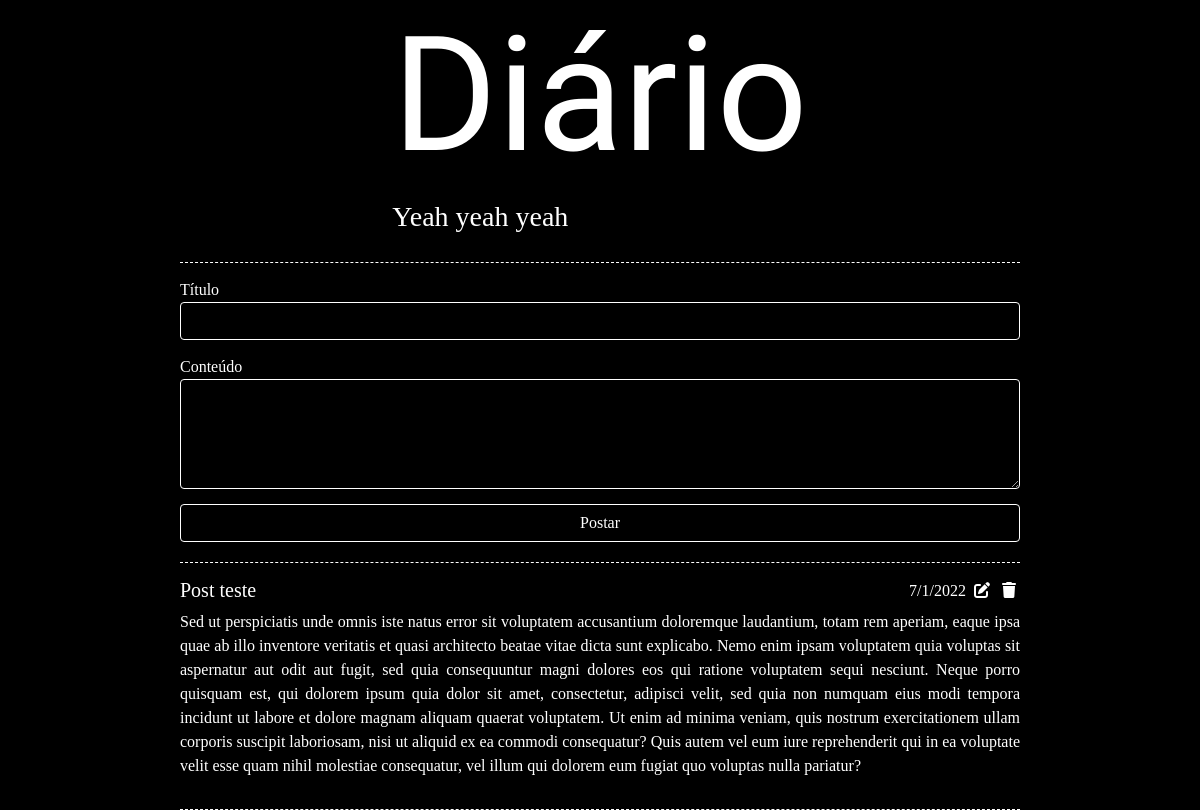
Before: / with the older database file.
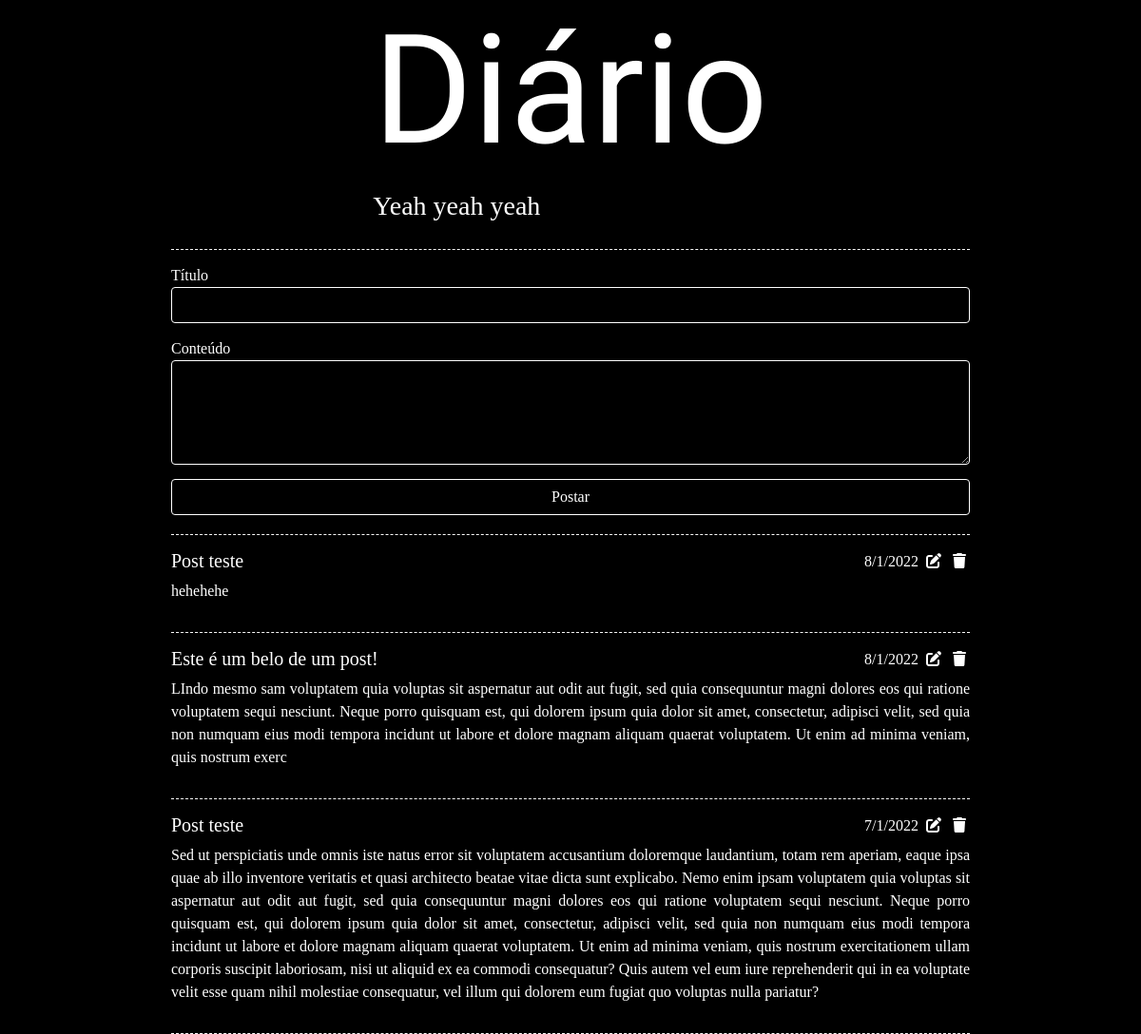
After: the same page with the newer database file.
### app/models/tables.py (models this page shows, shortened)
class Post(db.Model):
    __tablename__ = "posts"
    id = db.Column(db.Integer, primary_key=True)
    title = db.Column(db.Text)
    content = db.Column(db.Text)
    date = db.Column(db.DateTime,default=datetime.utcnow)

### app/controllers/routes.py (the view)
@app.route("/",methods=['GET','POST'])
def index():
    posts = Post.query.order_by(Post.date).all()
    form = PostForm()
    edit_form = PostEditForm()
    if form.validate_on_submit:
        if(form.title.data != None and edit_form.id.data == None):
            post = Post(form.title.data,form.content.data)
            db.session.add(post)
            db.session.commit()
            return redirect(url_for('index'))
    if(edit_form.validate_on_submit):
        try:
            edit_post = Post.query.get(edit_form.id.data)
            edit_post.title = edit_form.title.data
            edit_post.content = edit_form.content.data
            db.session.add(edit_post)
            db.session.commit()
            return redirect(url_for('index'))
        except:
            print()
    return render_template('index.html', form=form, posts=posts, edit_form = edit_form)

### app/models/forms.py
class PostForm(FlaskForm):
    title = StringField('Título',validators=[data_required()])
    content = TextAreaField('Conteúdo',validators=[data_required()])
    submit = SubmitField('Postar')

class PostEditForm(FlaskForm):
    id = IntegerField()
    title = StringField()
    content = TextAreaField()
    btSubmit = SubmitField('btnSubmit')

### app/templates/index.html (shortened to what this page needs)
{%extends "base.html"%}
{%block content%}
<div id="main-content">
    <form action="" method="post" id="newpost" >
        <div class="form-group">
            <label for="title">Título</label>
            {{form.title(class="form-control")}}
            <label for="content">Conteúdo</label>
            {{form.content(class="form-control",rows="4")}}
            {{form.submit(class="form-control btn")}}
        </div>
    </form>
    {%if posts%}
    {%for post in posts[::-1]%}
    <article class="post">
        <div class="title">
            <div>
                <h5 class="post-title" contentEditable="false">{{post.title}}</h5>
            </div>
            <div class="post-sidebar">
                <time>{{post.date.day}}/{{post.date.month}}/{{post.date.year}}</time>
                <button class="button edit"><i class="fas fa-edit"></i></button>
                <form action="{{url_for('delete_post', id=post.id)}}" method="post">
                    <button type="submit" class="button delete"><i class="fas fa-trash"></i></button>
                </form>
            </div>
        </div>
        <div class="content">
            <p type="text" class="content-text" contentEditable="false">{{post.content}}</p>
        </div>
    </article>
    {%endfor%}
    {%endif%}
</div>
{%endblock%}

### app/templates/base.html (shortened to what this page needs)
<!DOCTYPE html>
<html lang="pt-br">
<head>
    <link rel="stylesheet" href="https://cdn.jsdelivr.net/npm/bootstrap@5.1.3/dist/css/bootstrap.min.css">
    <link rel="stylesheet" href="{{url_for('static',filename='style.css')}}">
</head>
<body>
    <div id="main">
        <header>
            <div id="logo">
                <h1>
                    Diário
                </h1>
                <h3>Yeah yeah yeah</h3>
            </div>
        </header>
        {%block content%}
        {%endblock%}
    </div>
</body>
</html>

### app/static/style.css (style rules this page uses)
* { margin: 0; padding: 0; box-sizing: border-box; font-family: 'Libre Baskerville', serif; color:white; }
#main { background-color: black; width: 100%; padding: 0 15%; }
header { display: flex; flex-direction: column; justify-content: center; align-items: center; padding-bottom: 20px; border-bottom: 1px dashed white; }
header>#logo>h1 { font-family: 'Amatic SC', cursive; font-size: 10rem; text-align: center; }
form { padding-bottom: 20px; border-bottom: 1px dashed white; }
.form-control { color:white; border: 1px solid white; background-color: black }
label { padding-top: 15px; }
#submit { margin-top: 15px; border: 1px solid white; }
.post { padding: 15px 0px; border-bottom: 1px dashed white; }
.title { display: flex; justify-content: space-between; }
.content>p { text-align: justify; }
.post-sidebar button { background-color: black; display: inline; border: none; }
.post-sidebar form { display: inline; border: none; }
.fas { display: inline; color: white; padding: 4px; }

Changed rows visible on the page:
added Post: title "Post teste", date.day "8", date.month "1", date.year "2022", content "hehehehe"
added Post: title "Este é um belo de um post!", date.day "8", date.month "1", date.year "2022", content "LIndo mesmo sam voluptatem quia voluptas sit aspernatur aut odit aut fugit, sed quia consequuntur magni dolores eos qui ratione voluptatem sequi nesciunt. Neque porro quisquam est, qui dolorem ipsum quia dolor sit amet, consectetur, adipisci velit, sed quia non numquam eius modi tempora incidunt ut labore et dolore magnam aliquam quaerat voluptatem. Ut enim ad minima veniam, quis nostrum exerc"
